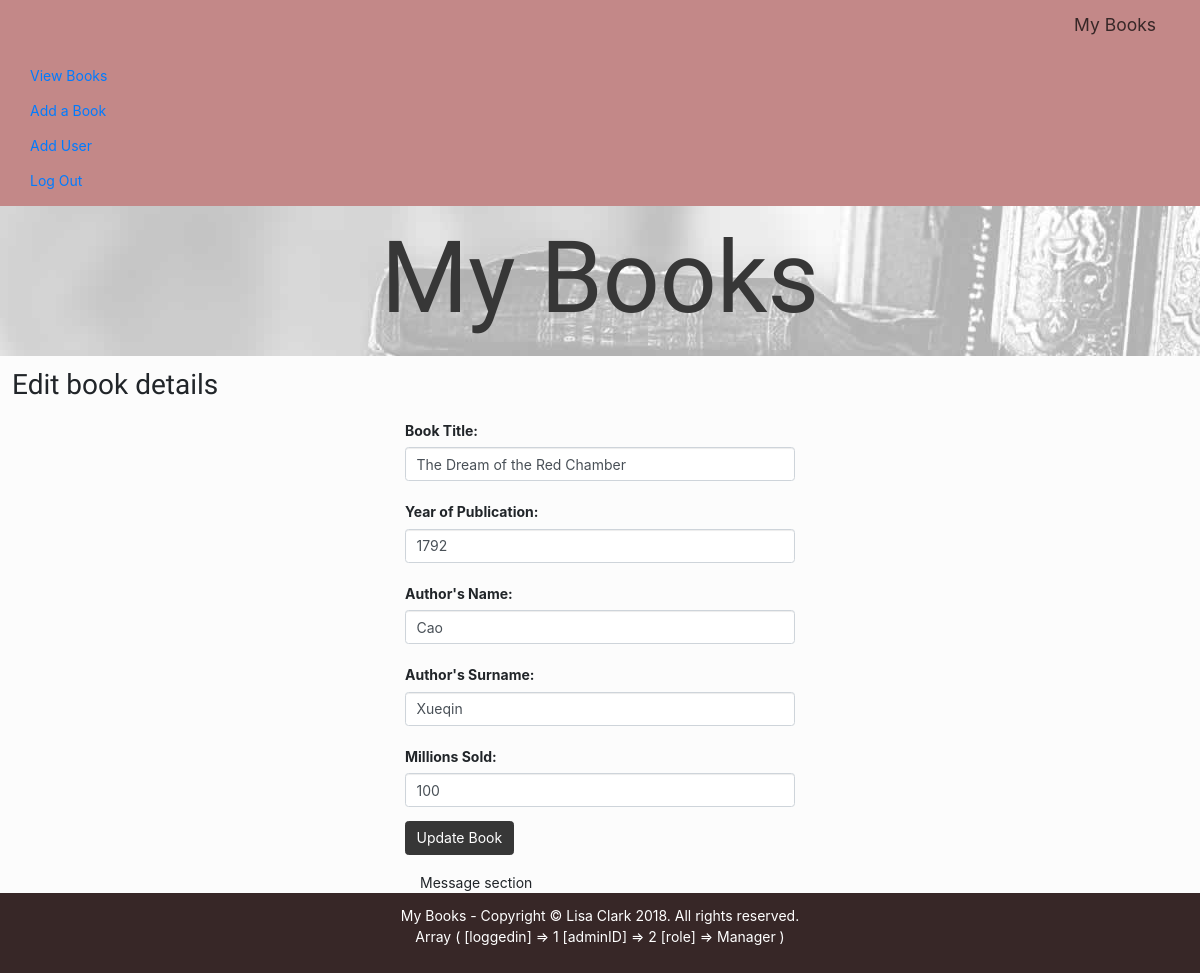
/View/php/page_editbook.php?BookID=7 (signed in), run on the app's committed database.
### tables this page shows
CREATE TABLE `book` (
  `BookID` int(10) UNSIGNED NOT NULL,
  `BookTitle` varchar(255) NOT NULL,
  `OriginalTitle` varchar(255) DEFAULT NULL,
  `YearofPublication` int(4) NOT NULL DEFAULT '0',
  `Genre` varchar(30) NOT NULL,
  `MillionsSold` int(10) UNSIGNED NOT NULL,
  `LanguageWritten` varchar(30) NOT NULL,
  `AuthorID` int(10) UNSIGNED NOT NULL,
  `imageID` int(10) UNSIGNED NOT NULL
);

CREATE TABLE `author` (
  `AuthorID` int(10) UNSIGNED NOT NULL,
  `Name` varchar(30) NOT NULL,
  `Surname` varchar(30) NOT NULL,
  `Nationality` varchar(30) NOT NULL,
  `BirthYear` int(4) UNSIGNED NOT NULL,
  `DeathYear` int(4) UNSIGNED DEFAULT NULL
);

### Model/dbfunctions.php (called while the page is built, shortened)
<?php
function select_one_book($BookID) {
    $select_sql = "SELECT * FROM book
INNER JOIN author ON author.AuthorID = book.AuthorID WHERE BookID='" . $_GET['BookID'] . "'";
    include 'connect.php';
    $stmt = $conn->prepare($select_sql);
    $stmt->execute();
    return $result = $stmt->fetch(PDO::FETCH_ASSOC);
}
?>

### View/php/page_editbook.php (the view, shortened to what this page needs)
<?php
include "header.php";
include '../../Model/connect.php';
include '../../Model/dbfunctions.php';
include "nav.php";
?>
<?php
$bookdetails = select_one_book($_GET['BookID']);
?>
<div class="page-flex-container">
    <h2>Edit book details</h2>
    <form class="form-edit" id="update_form">
        <fieldset>
            <div class="form-group row">
                <label for="booktitle" class="col-form-label">Book Title: </label>
                <input class="form-control" id="booktitle" name="BookTitle" type="text" value="<?php echo $bookdetails['BookTitle'];?>">
            </div>
            <div class="form-group row">
                <label for="yearofpub" class="col-form-label">Year of Publication: </label>
                <input class="form-control" id="yearofpub" name="YearofPublication" type="text" value="<?php echo $bookdetails['YearofPublication'];?>">
            </div>
            <div class="form-group row">
                <label for="authorname" class="col-form-label">Author's Name: </label>
                <input class="form-control" id="authorname" name="Name" type="text" value="<?php echo $bookdetails['Name'];?>">
            </div>
            <div class="form-group row">
                <label for="authorsurname" class="col-form-label">Author's Surname: </label>
                <input class="form-control" id="authorsurname" name="Surname" type="text" value="<?php echo $bookdetails['Surname'];?>">
            </div>
            <div class="form-group row">
                <label for="sold" class="col-form-label">Millions Sold: </label>
                <input class="form-control" id="sold" name="MillionsSold" type="text" value="<?php echo $bookdetails['MillionsSold'];?>">
            </div>
            <div class="form-group row">
                <button class="btn btn-primary" type="button" id="update" onclick="updateBook(<?php echo $_GET['BookID']; ?>)">Update Book</button>
            </div>
            <div id="errorsection">
                Message section
            </div>
        </fieldset>
    </form>
</div>
<?php
    include "footer.php";
?>

### View/css/style.css (style rules this page uses)
html, body, header, nav, footer, section, form, fieldset, label, input, textarea, p, div, h1, h2, h3, h4, h5, h6 { border: 0; margin: 0; padding: 0; }
html { font-size: 14px; font-family: sans-serif; }
h2 { padding: 1%; font-family: 'Gloria Hallelujah', cursive; }
.btn-primary { background-color: #373737; border-color: #373737; margin-bottom: 1%; }
.page-flex-container { background-color: #FCFCFC; order: 3; width: 100%; }
.form-edit, .form-add { width: 30%; min-height: 100%; margin: 0 auto; }
#update { float: right; }

### data on the page
book: BookTitle "The Dream of the Red Chamber", YearofPublication "1792", Name "Cao", Surname "Xueqin", MillionsSold "100"
